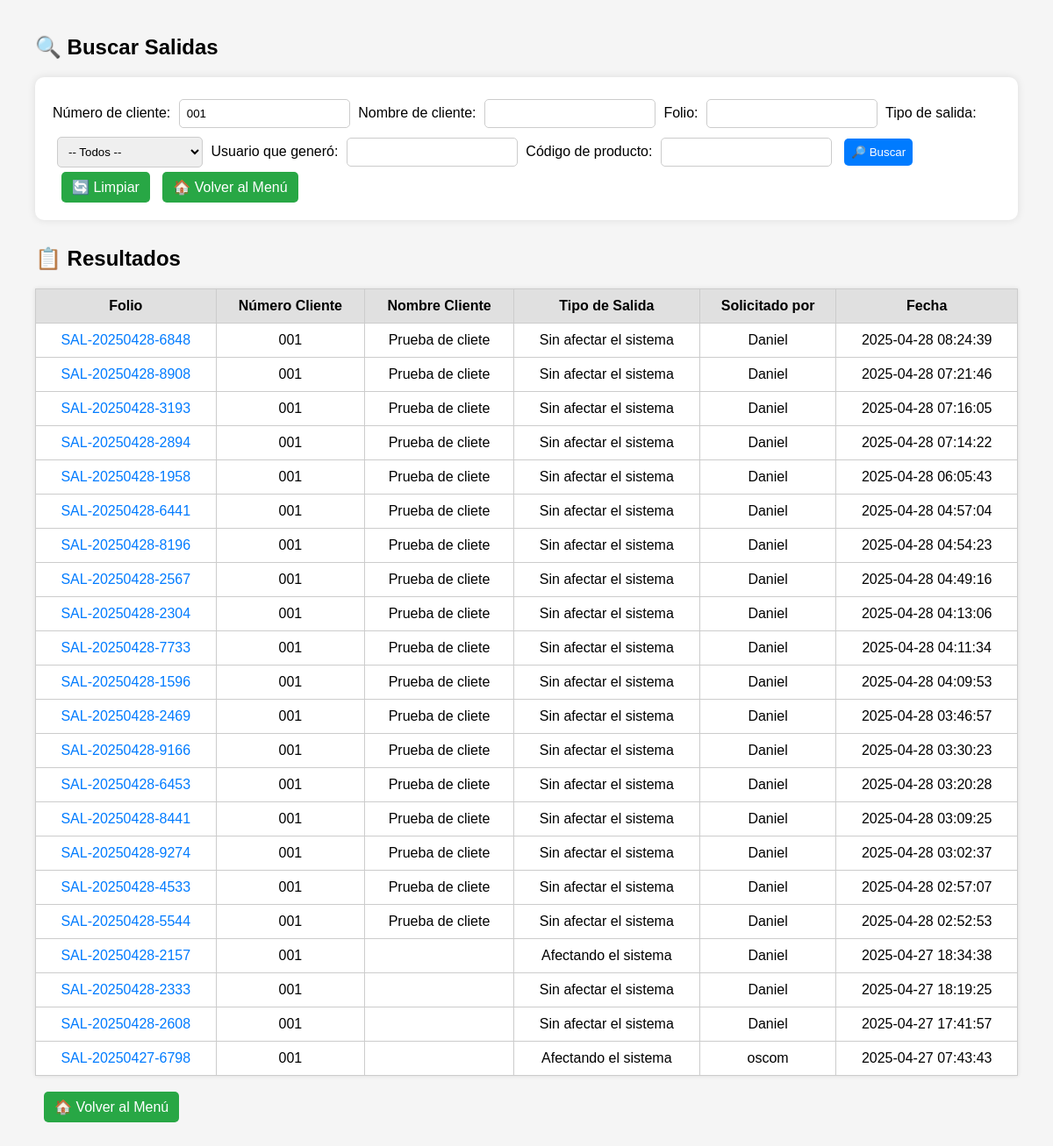
Page /salidas_recolecciones/historial_salidas.php?numero_cliente=001 on the committed database.
### tables this page shows
CREATE TABLE `salidas` (
  `id` int(11) NOT NULL,
  `folio` varchar(50) NOT NULL,
  `tipo_salida` enum('afecta','no_afecta') NOT NULL,
  `solicitado_por` varchar(100) NOT NULL,
  `dirigido_a` varchar(100) NOT NULL,
  `numero_cliente` varchar(50) DEFAULT NULL,
  `nombre_cliente` varchar(300) NOT NULL,
  `direccion_cliente` text DEFAULT NULL,
  `folio_afectacion` varchar(100) DEFAULT NULL,
  `comentario` text DEFAULT NULL,
  `usuario_creacion` varchar(100) NOT NULL,
  `fecha_creacion` datetime NOT NULL
);

### salidas_recolecciones/historial_salidas.php (the view, shortened to what this page needs)
<?php
require 'conexion.php';
$where = [];
$joins = "";
if (!empty($_GET['numero_cliente'])) {
    $numero_cliente = $conn->real_escape_string($_GET['numero_cliente']);
    $where[] = "salidas.numero_cliente LIKE '%$numero_cliente%'";
}
$sql = "SELECT DISTINCT salidas.* FROM salidas $joins";
if (!empty($where)) {
    $sql .= " WHERE " . implode(" AND ", $where);
}
$sql .= " ORDER BY salidas.fecha_creacion DESC";
$resultado = $conn->query($sql);
?>
<!DOCTYPE html>
<html lang="es">
<head>
</head>
<body>
<h2>🔍 Buscar Salidas</h2>
<form method="GET" action="historial_salidas.php">
    Número de cliente: <input type="text" name="numero_cliente" value="<?php echo htmlspecialchars($_GET['numero_cliente'] ?? ''); ?>">
    Nombre de cliente: <input type="text" name="nombre_cliente" value="<?php echo htmlspecialchars($_GET['nombre_cliente'] ?? ''); ?>">
    Folio: <input type="text" name="folio" value="<?php echo htmlspecialchars($_GET['folio'] ?? ''); ?>">
    Tipo de salida:
    <select name="tipo_salida">
        <option value="">-- Todos --</option>
    </select>
    Usuario que generó: <input type="text" name="usuario_creacion" value="<?php echo htmlspecialchars($_GET['usuario_creacion'] ?? ''); ?>">
    Código de producto: <input type="text" name="codigo_producto" value="<?php echo htmlspecialchars($_GET['codigo_producto'] ?? ''); ?>">
    <button type="submit">🔎 Buscar</button>
    <a href="historial_salidas.php" class="boton">🔄 Limpiar</a>
    <a href="menu.php" class="boton">🏠 Volver al Menú</a>
</form>
<h2>📋 Resultados</h2>
<table>
    <thead>
        <tr>
            <th>Folio</th>
            <th>Número Cliente</th>
            <th>Nombre Cliente</th>
            <th>Tipo de Salida</th>
            <th>Solicitado por</th>
            <th>Fecha</th>
        </tr>
    </thead>
    <tbody>
    <?php if ($resultado->num_rows > 0): ?>
        <?php while ($row = $resultado->fetch_assoc()): ?>
            <tr>
                <td>
                    <a href="formato_salida.php?id=<?php echo $row['id']; ?>" target="_blank">
                        <?php echo htmlspecialchars($row['folio']); ?>
                    </a>
                </td>
                <td><?php echo htmlspecialchars($row['numero_cliente']); ?></td>
                <td><?php echo htmlspecialchars($row['nombre_cliente']); ?></td>
                <td><?php echo ($row['tipo_salida'] == 'afecta') ? 'Afectando el sistema' : 'Sin afectar el sistema'; ?></td>
                <td><?php echo htmlspecialchars($row['usuario_creacion']); ?></td>
                <td><?php echo htmlspecialchars($row['fecha_creacion']); ?></td>
            </tr>
        <?php endwhile; ?>
    <?php else: ?>
        <tr><td colspan="6">No se encontraron salidas.</td></tr>
    <?php endif; ?>
    </tbody>
</table>
<br>
<a href="menu.php" class="boton">🏠 Volver al Menú</a>
</body>
</html>

### salidas_recolecciones/historial_salidas.php (style rules this page uses)
body { font-family: Arial, sans-serif; margin: 40px; background-color: #f5f5f5; }
form { background: white; padding: 20px; border-radius: 10px; margin-bottom: 30px; box-shadow: 0 0 10px rgba(0,0,0,0.1); }
input, select, button { padding: 8px; margin: 5px; border-radius: 5px; border: 1px solid #ccc; }
button { background-color: #007bff; color: white; border: none; }
.boton { display: inline-block; padding: 8px 12px; background-color: #28a745; color: white; border-radius: 5px; text-decoration: none; margin-left: 10px; }
table { width: 100%; border-collapse: collapse; background: white; box-shadow: 0 0 5px rgba(0,0,0,0.1); }
th, td { border: 1px solid #ccc; padding: 10px; text-align: center; }
th { background-color: #e0e0e0; }
a { text-decoration: none; color: #007bff; }

### rows in the picture
salidas: folio "SAL-20250428-6848", numero_cliente "001", nombre_cliente "Prueba de cliete", tipo_salida "Sin afectar el sistema", usuario_creacion "Daniel", fecha_creacion "2025-04-28 08:24:39"
salidas: folio "SAL-20250428-8908", numero_cliente "001", nombre_cliente "Prueba de cliete", tipo_salida "Sin afectar el sistema", usuario_creacion "Daniel", fecha_creacion "2025-04-28 07:21:46"
salidas: folio "SAL-20250428-3193", numero_cliente "001", nombre_cliente "Prueba de cliete", tipo_salida "Sin afectar el sistema", usuario_creacion "Daniel", fecha_creacion "2025-04-28 07:16:05"
salidas: folio "SAL-20250428-2894", numero_cliente "001", nombre_cliente "Prueba de cliete", tipo_salida "Sin afectar el sistema", usuario_creacion "Daniel", fecha_creacion "2025-04-28 07:14:22"
salidas: folio "SAL-20250428-1958", numero_cliente "001", nombre_cliente "Prueba de cliete", tipo_salida "Sin afectar el sistema", usuario_creacion "Daniel", fecha_creacion "2025-04-28 06:05:43"
salidas: folio "SAL-20250428-6441", numero_cliente "001", nombre_cliente "Prueba de cliete", tipo_salida "Sin afectar el sistema", usuario_creacion "Daniel", fecha_creacion "2025-04-28 04:57:04"
salidas: folio "SAL-20250428-8196", numero_cliente "001", nombre_cliente "Prueba de cliete", tipo_salida "Sin afectar el sistema", usuario_creacion "Daniel", fecha_creacion "2025-04-28 04:54:23"
salidas: folio "SAL-20250428-2567", numero_cliente "001", nombre_cliente "Prueba de cliete", tipo_salida "Sin afectar el sistema", usuario_creacion "Daniel", fecha_creacion "2025-04-28 04:49:16"
salidas: folio "SAL-20250428-2304", numero_cliente "001", nombre_cliente "Prueba de cliete", tipo_salida "Sin afectar el sistema", usuario_creacion "Daniel", fecha_creacion "2025-04-28 04:13:06"
salidas: folio "SAL-20250428-7733", numero_cliente "001", nombre_cliente "Prueba de cliete", tipo_salida "Sin afectar el sistema", usuario_creacion "Daniel", fecha_creacion "2025-04-28 04:11:34"
salidas: folio "SAL-20250428-1596", numero_cliente "001", nombre_cliente "Prueba de cliete", tipo_salida "Sin afectar el sistema", usuario_creacion "Daniel", fecha_creacion "2025-04-28 04:09:53"
salidas: folio "SAL-20250428-2469", numero_cliente "001", nombre_cliente "Prueba de cliete", tipo_salida "Sin afectar el sistema", usuario_creacion "Daniel", fecha_creacion "2025-04-28 03:46:57"
salidas: folio "SAL-20250428-9166", numero_cliente "001", nombre_cliente "Prueba de cliete", tipo_salida "Sin afectar el sistema", usuario_creacion "Daniel", fecha_creacion "2025-04-28 03:30:23"
salidas: folio "SAL-20250428-6453", numero_cliente "001", nombre_cliente "Prueba de cliete", tipo_salida "Sin afectar el sistema", usuario_creacion "Daniel", fecha_creacion "2025-04-28 03:20:28"
salidas: folio "SAL-20250428-8441", numero_cliente "001", nombre_cliente "Prueba de cliete", tipo_salida "Sin afectar el sistema", usuario_creacion "Daniel", fecha_creacion "2025-04-28 03:09:25"
salidas: folio "SAL-20250428-9274", numero_cliente "001", nombre_cliente "Prueba de cliete", tipo_salida "Sin afectar el sistema", usuario_creacion "Daniel", fecha_creacion "2025-04-28 03:02:37"
salidas: folio "SAL-20250428-4533", numero_cliente "001", nombre_cliente "Prueba de cliete", tipo_salida "Sin afectar el sistema", usuario_creacion "Daniel", fecha_creacion "2025-04-28 02:57:07"
salidas: folio "SAL-20250428-5544", numero_cliente "001", nombre_cliente "Prueba de cliete", tipo_salida "Sin afectar el sistema", usuario_creacion "Daniel", fecha_creacion "2025-04-28 02:52:53"
salidas: folio "SAL-20250428-2157", numero_cliente "001", tipo_salida "Afectando el sistema", usuario_creacion "Daniel", fecha_creacion "2025-04-27 18:34:38"
salidas: folio "SAL-20250428-2333", numero_cliente "001", tipo_salida "Sin afectar el sistema", usuario_creacion "Daniel", fecha_creacion "2025-04-27 18:19:25"
salidas: folio "SAL-20250428-2608", numero_cliente "001", tipo_salida "Sin afectar el sistema", usuario_creacion "Daniel", fecha_creacion "2025-04-27 17:41:57"
salidas: folio "SAL-20250427-6798", numero_cliente "001", tipo_salida "Afectando el sistema", usuario_creacion "oscom", fecha_creacion "2025-04-27 07:43:43"
